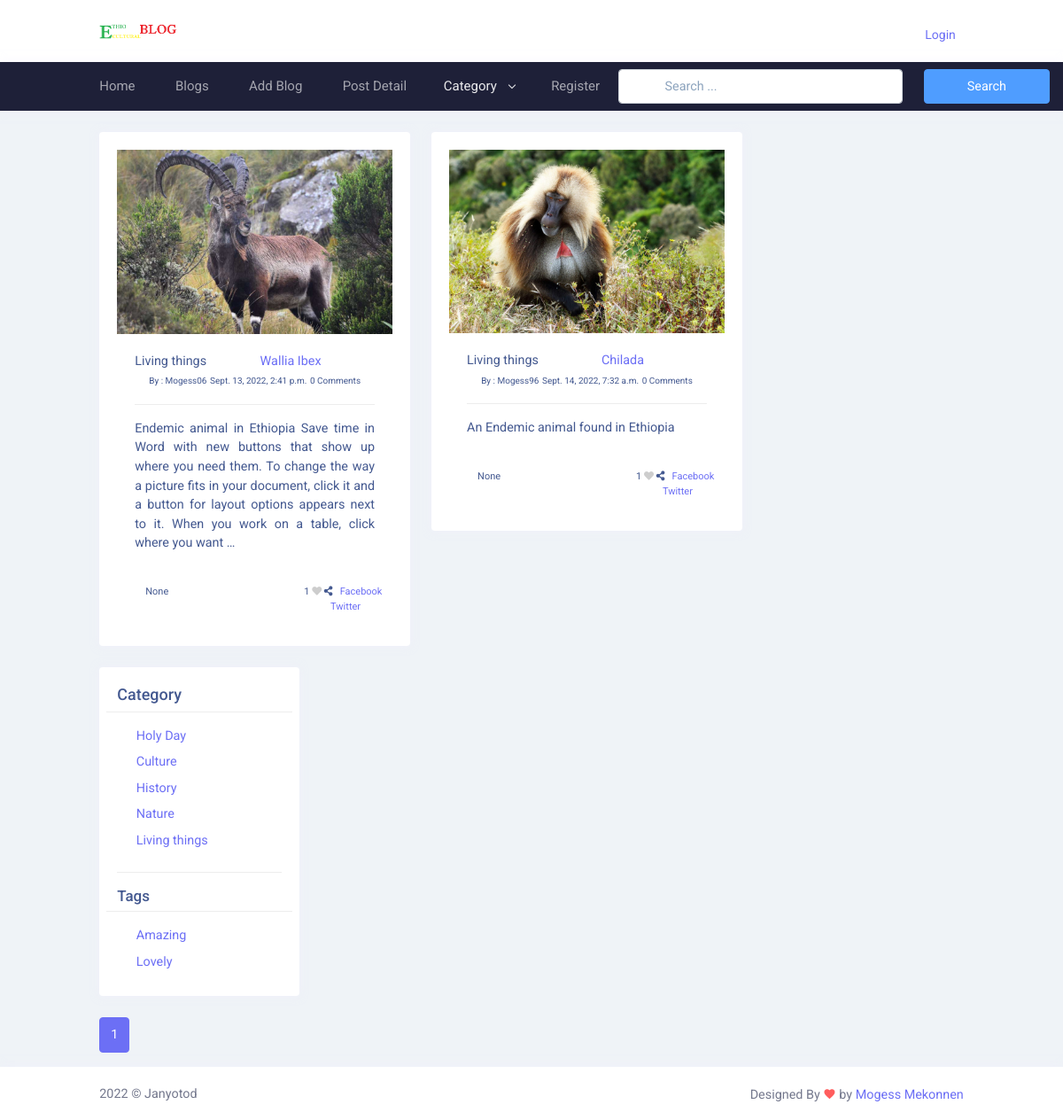
The app's page /category_blogs/living-things/, older data.
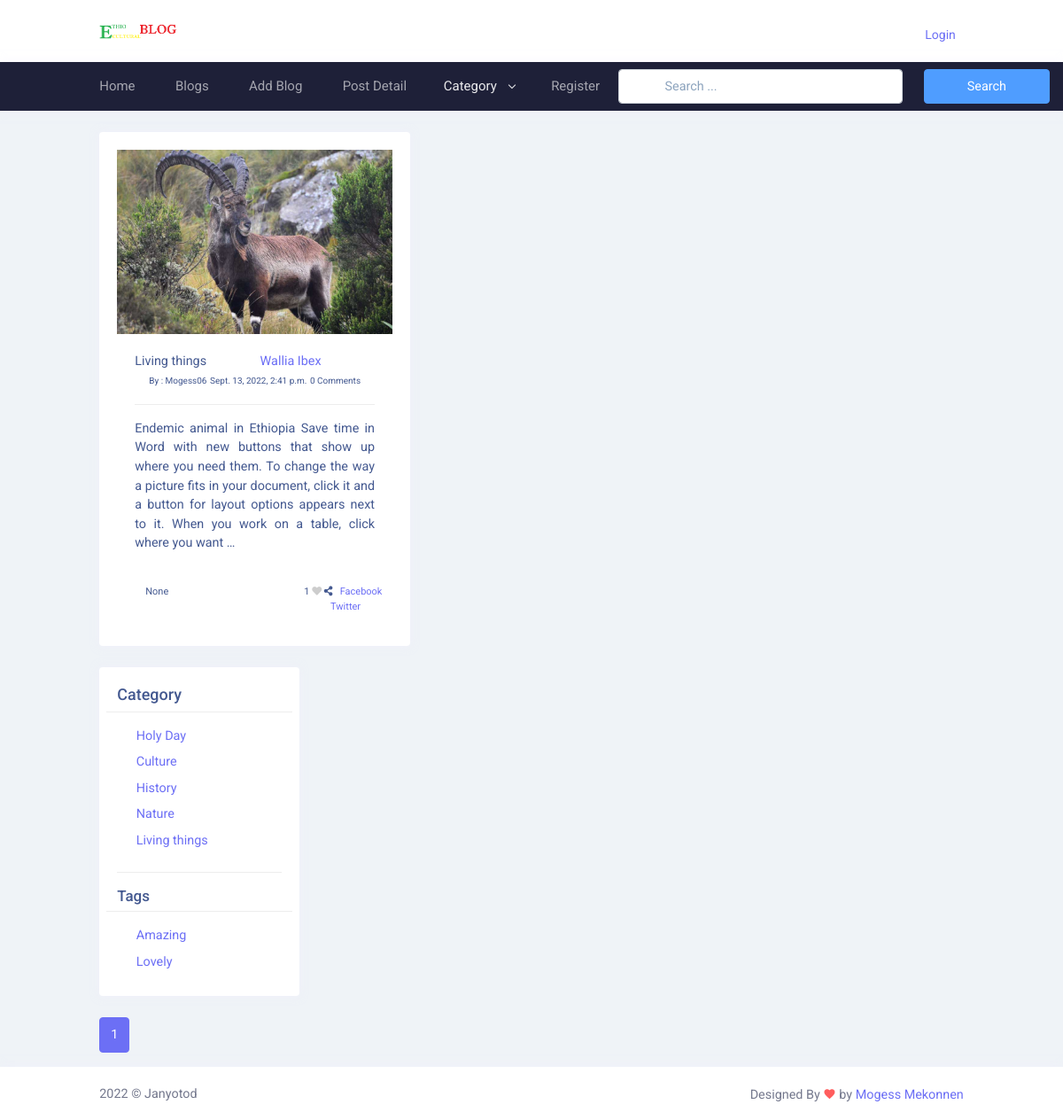
The same page, newer data.
### blog/models.py (models this page shows, shortened)
class Blog(models.Model):
    user = models.ForeignKey(
        User,
        related_name='user_blogs',
        on_delete=models.CASCADE,
    )
    category = models.ForeignKey(
        Category,
        related_name='Category_blogs',
        on_delete=models.CASCADE,
    )
    likes = models.ManyToManyField(
        User,
        related_name='user_likes',
        blank=True,
        )
    tags = models.ManyToManyField(
        Tag,
        related_name='tag_blogs',
        blank=True
    )
    title = models.CharField(
        max_length=250
    )
    slug = models.SlugField(null=True, blank=True)
    banner = models.ImageField(upload_to='blog_banner')
    description = models.TextField()
    created_date = models.DateTimeField(auto_now_add=True)

class Category(models.Model):
    title = models.CharField(max_length=150, unique=True)
    slug = models.SlugField(null=True, blank=True)
    create_date = models.DateField(auto_now_add=True)

class  Tag(models.Model):
    title = models.CharField(max_length=150)
    slug = models.SlugField(null=True, blank=True)
    create_date = models.DateField(auto_now_add=True)

### user_profile/models.py (models this page shows, shortened)
class User(AbstractUser):
    email = models.EmailField(
        max_length=150,
        unique=True,
        error_messages={
            "unique": "The email must be unique"
        }
    )
    profile_image = models.ImageField(
        null=True,
        blank=True,
        upload_to="profile_images"
    )
    REQUIRED_FIELDS = ["email"]
    objects = CustomUserManager()

### blog/views.py (the view)
# urls.py: path('category_blogs/<str:slug>/', category_blogs, name='category_blogs'),
def category_blogs(request, slug):
    category = get_object_or_404(Category, slug=slug)
    queryset = category.Category_blogs.all()
    tags = Tag.objects.order_by('-create_date')[:5]
    page = request.GET.get('page', 1)
    paginator = Paginator(queryset, 2)
    all_blogs = Blog.objects.order_by('-created_date')[:5]
    try:
        blogs = paginator.page(page)
    except EmptyPage:
        blogs = paginator.page(1)
    except PageNotAnInteger:
         blogs = paginator.page(1)
    context = {
        "blogs": blogs,
        "tags": tags,
        "all_blogs":all_blogs
    }
    return render(request, 'category_blogs.html', context)

### blog/context_processors.py (called while the page is built)
def get_all_category(request):
    categories = Category.objects.all()
    context = {
        "Categories": categories
    }
    return context

### templates/category_blogs.html (shortened to what this page needs)
{% extends 'base.html'%}
{% load static %}
{% block content %}
<div class="main-content">
  <div class="page-content">
    <div class="container-fluid">
      <div class="row">
        <div class="col-xl-9 col-sm-6">
          <div class="row">
            {% for blog in blogs %}
            <div class="col-xl-6">
              <div class="card">
                <div class="card-body">
                  <div class="text-center">{% include 'blog_card.html' %}</div>
                </div>
              </div>
              {% endfor %}
            </div>
          </div>
          {% include 'right_sidebar.html' %}
          <div class="col-12" style="text-align: center">
            {% include 'pagination.html' %}
          </div>
        </div>
        {% endblock content %}

### templates/base.html (shortened to what this page needs)
<!DOCTYPE html>
<html lang="en">
  <head>
    {% load static %}
    <link
      href="{% static 'libs/admin-resources/jquery.vectormap/jquery-jvectormap-1.2.2.css' %}"
      rel="stylesheet"
      type="text/css"
    />
    <link
      href="{% static 'css/bootstrap.min.css' %}"
      id="bootstrap-style"
      rel="stylesheet"
      type="text/css"
    />
    <link
      href="{% static 'css/icons.min.css' %}"
      rel="stylesheet"
      type="text/css"
    />
    <link
      href="{% static 'css/app.min.css' %}"
      id="app-style"
      rel="stylesheet"
      type="text/css"
    />
    <link
      href="{% static 'css/main.css' %}"
      id="app-style"
      rel="stylesheet"
      type="text/css"
    />
  </head>
  <body data-topbar="light" data-layout="horizontal">
    {% include 'header.html' %}
    {% block content %} {% endblock content %}
    {% include 'footer.html' %}
  </body>
</html>

### templates/header.html (shortened to what this page needs)
{% load static %}
<header id="page-topbar" style="background-color: #fa03d3e">
  <div class="navbar-header">
    <div class="d-flex">
      <div class="navbar-brand-box">
        <a href="{% url 'home' %}" class="logo logo-dark">
          <span class="logo-lg">
            <img
              src="{% static '/images/logo-dark2.png'%}"
              alt="logo-dark"
              height="22"
            />
          </span>
        </a>
      </div>
      <div class="topnav">
        <div class="container-fluid">
          <nav class="navbar navbar-light navbar-expand-lg topnav-menu">
            <div class="collapse navbar-collapse" id="topnav-menu-content">
              <ul class="navbar-nav">
                <li class="nav-item dropdown">
                  <a
                    class="nav-link dropdown-toggle arrow-none"
                    href="{% url 'home' %}"
                    id="topnav-uielement"
                    role="button"
                  >
                    Home
                  </a>
                </li>
                <li class="nav-item dropdown">
                  <a
                    class="nav-link dropdown-toggle arrow-none"
                    href="{% url 'blogs' %}"
                    id="topnav-apps"
                    role="button"
                  >
                     Blogs
                  </a>
                </li>
                <li class="nav-item dropdown">
                  <a
                    class="nav-link dropdown-toggle arrow-none"
                    href="{% url 'add_blog' %}"
                    id="topnav-apps"
                    role="button"
                  >
                     Add Blog
                  </a>
                </li>
                <li class="nav-item dropdown">
                  <a
                    class="nav-link dropdown-toggle arrow-none"
                    href="{% url 'post_detail' %}"
                    id="topnav-apps"
                    role="button"
                  >
                     Post Detail
                  </a>
                </li>
                <li class="nav-item dropdown">
                  <a
                    class="nav-link dropdown-toggle arrow-none"
                    href="#"
                    id="topnav-apps"
                    role="button"
                  >
                    Category
                    <div class="arrow-down"></div>
                  </a>
                </li>
                {% if request.user.is_authenticated %} {% else %}
                <li class="nav-item dropdown">
                  <a
                    class="nav-link dropdown-toggle arrow-none"
                    href="{% url 'register' %}"
                    id="topnav-uielement"
                    role="button"
                  >
                    Register
                  </a>
                </li>
                {% endif %}
              </ul>
              <form
                action="{% url 'search_blogs' %}"
                method="GET"
                class="form-inline d-flex-nowrap m-auto my-2 search-form"
              >
                <div class="row">
                  <div class="col-sm-10">
                    <input
                      type="text"
                      class="form-control px-5"
                      name="search"
                      placeholder=" Search ... "
                    />
                  </div>
                  <div class="col-sm-2">
                    <button type="submit" class="btn btn-info px-5">
                      Search
                    </button>
                  </div>
                </div>
              </form>
            </div>
          </nav>
        </div>
      </div>
    </div>
    <div class="d-flex">
      {% if request.user.is_authenticated %}
      <div class="dropdown d-inline-block user-dropdown">
        <button
          type="button"
          class="btn header-item waves-effect"
          id="page-header-user-dropdown"
          data-bs-toggle="dropdown"
          aria-haspopup="true"
          aria-expanded="false"
        >
          <img
            class="rounded-circle header-profile-user"
            src="{{request.user.get_profile_picture}}"
            alt="Picture"
          />
        </button>
        <div class="dropdown-menu dropdown-menu-lg dropdown-menu-end">
          <div class="p-3">
            <div class="row align-items-center">
              <div class="col text-center">
                <h6 class="m-0">
                  {{request.user.first_name}} {{request.user.last_name}}
                </h6>
                <span style="font-size: 9px">{{request.user.email}}</span>
              </div>
            </div>
          </div>
          <div data-simplebar style="max-height: 230px">
            <a href="{% url 'profile' %}" class="text-reset notification-item">
              <div class="d-flex align-items-center">
                <div class="avatar-xs me-3 mt-1">
                  <span
                    class="avatar-title bg-soft-primary rounded-circle font-size-16"
                  >
                    <i class="ri-user-line text-primary font-size-16"></i>
                  </span>
                </div>
                <div class="flex-grow-1 text-truncate">
                  <h6 class="mb-1">Profile</h6>
                </div>
              </div>
            </a>
          </div>
          <div class="pt-2 border-top">
            <div class="d-grid">
              <a
                class="btn btn-sm btn-link font-size-14 text-center"
                href="{% url 'logout' %}"
              >
                <i class="ri-shut-down-line align-middle me-1"> </i> Logout
              </a>
            </div>
          </div>
          {% else %}
          <div class="pt-2">
            <div class="d-grid">
              <a
                class="btn btn-sm btn-link font-size-14 text-center"
                href="{% url 'login' %}"
              >
                 Login
              </a>
            </div>
          </div>
          {% endif %}
        </div>
      </div>
</header>

### templates/blog_card.html
{% load static %}
      <div>
        <img
          src="{{blog.banner.url}}"
          class="img-fluid"
          alt="Responsive image"
        />
      </div>
      <div class="card-body">
        <span class="float-lg-start" >{{blog.category.title}}</span>
        <a class="float-lg-center"  href="{% url 'blog_details' blog.slug %}" >{{blog.title}}</a>
        <br />
        <span style="font-size: 10px"
          >By : {{blog.user.username}}</span
        >
        <span style="font-size: 10px">{{blog.created_date}}</span>
        <span style="font-size: 10px"
          >{{blog.blog_comments.all.count}} Comments</span
        >
        <hr />
        <p style="text-align: justify">{{blog.description|truncatewords:50}}</p>
      </div>
      <div class="row"  style="font-size:11px">
        <div class="col-6">
          <ul class="post-tags float-lg-start">
            {% if blog.tags.all.count > 0 %}
            {% for tags in blog.tags.all %}
            <li class="fa fa-tags" >
              &nbsp; <a href="#">{{tags.title }}</a>
            </li>
            {% endfor %} {% else %} None {% endif %}
          </ul>
        </div>
        <div class="col-6">
           <ul class="post-share">
              <span id="like_count">{{blog.likes.count}}</span>
              {% if liked_by %}
              <a class="fa fa-heart" id="like-icon" data-blog="{{blog.id}}" href="javascript:void(0);" ></a>
                {% else %}
                  <a class="fa fa-heart empty-heart" href="javascript:void(0);" id="like-icon" data-blog="{{blog.id}}" ></a
              >
              {% endif %}
              <li class="fa fa-share-alt"></li>
              <a href="">&nbsp;&nbsp;Facebook</a>
              <a href="">&nbsp;&nbsp;Twitter</a>
            </ul>
        </div>
      </div>
    </div>

### templates/right_sidebar.html
<div class="col-xl-3 col-sm-6" style="width: 250px">
  <div class="card">
    <div class="card-body">
      <div class="row">
        <h4 class="form-label h5">Category</h4>
        <hr />
        {% for category in Categories %}
        <div class="d-flex flex-wrap gap-3">
          <div class="form-check mb-2">
            <a href="{% url 'category_blogs' category.slug %}"
              >{{category.title}}</a
            >
          </div>
        </div>
        {% endfor %}
      </div>
      <hr />
      <div class="row">
        <h4 class="card-title">Tags</h4>
        <hr />
        {% for tag in tags %}
        <div class="d-flex flex-wrap gap-3">
          <div class="form-check mb-2">
            <a href="{% url 'tag_blogs' tag.slug %}">{{tag.title}}</a>
          </div>
        </div>
        {% endfor %}
      </div>
    </div>
  </div>
</div>

### templates/pagination.html (shortened to what this page needs)
<nav aria-label="Page navigation example">
  <ul class="pagination">
    {% for page in blogs.paginator.page_range %}
    {% if page == blogs.number %}
    <li class="page-item active">
      <a class="page-link" href="?page={{page}}">{{page}}</a>
    </li>
    {% else %}
    <li class="page-item">
      <a class="page-link" href="?page={{page}}">{{page}}</a>
    </li>
    {% endif %} {% endfor %}
  </ul>
</nav>

### templates/footer.html (shortened to what this page needs)
<footer class="footer">
  <div class="container-fluid">
    <div class="row">
      <div class="col-sm-6">
        © Janyotod
      </div>
      <div class="col-sm-6">
        <div class="text-sm-end d-none d-sm-block">
          Designed By <i class="mdi mdi-heart text-danger"></i> by
          <a href="https://1.envato.market/themesdesign" target="_blank"
            >Mogess Mekonnen</a
          >
        </div>
      </div>
    </div>
  </div>
</footer>

### templates/scripts.html (shortened to what this page needs)
{% load static %}

### assets/css/main.css (style rules this page uses)
.empty-heart { color:#CDCDCD !important; }
.fa-heart { color:crimson; }

Row changes from the older to the newer data that the page shows:
removed Blog: banner (picture), category "Living things", title "Chilada", user.username "Mogess96", created_date "Sept. 14, 2022, 7:32 a.m.", blog_comments.all.count "0", description "An Endemic animal found in Ethiopia", shows "None", likes.count "1"
